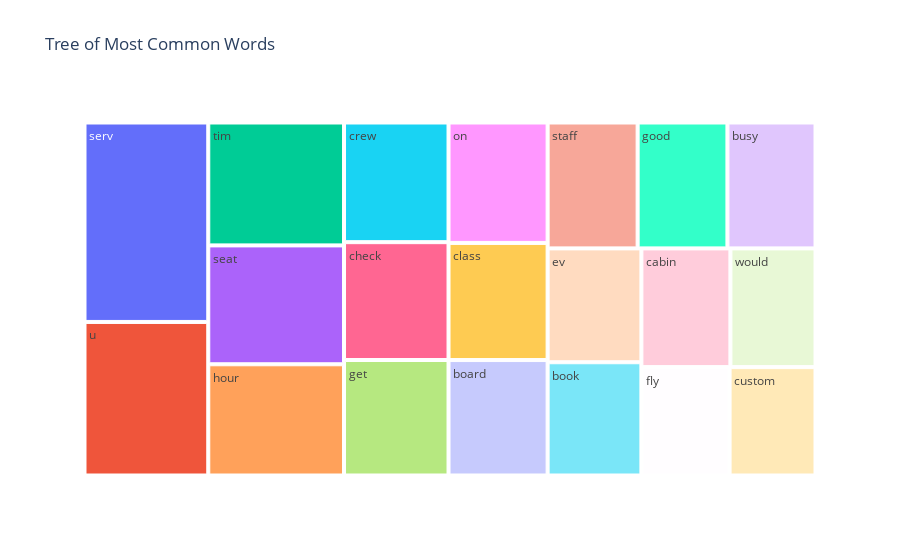

The cell this chart's notebook holds for it:
### Code cell
fig = px.treemap(temp, path=['Common_words'], values='count',title='Tree of Most Common Words')
fig.show()

### Figure 1 — Plotly figure (JSON) as saved in the notebook; plotly's stock layout.template omitted (floating-point values rounded to 4 significant figures)
{"data": [{"branchvalues": "total", "domain": {"x": [0, 1], "y": [0, 1]}, "hovertemplate": "labels=%{label}<br>count=%{value}<br>parent=%{parent}<br>id=%{id}<extra></extra>", "ids": ["board", "book", "busy", "cabin", "check", "class", "crew", "custom", "ev", "fly", "get", "good", "hour", "on", "seat", "serv", "staff", "tim", "u", "would"], "labels": ["board", "book", "busy", "cabin", "check", "class", "crew", "custom", "ev", "fly", "get", "good", "hour", "on", "seat", "serv", "staff", "tim", "u", "would"], "name": "", "parents": ["", "", "", "", "", "", "", "", "", "", "", "", "", "", "", "", "", "", "", ""], "type": "treemap", "values": [419, 389, 406, 387, 451, 425, 458, 341, 391, 350, 442, 414, 553, 437, 591, 904, 415, 611, 696, 370]}], "layout": {"legend": {"tracegroupgap": 0}, "title": {"text": "Tree of Most Common Words"}}}
